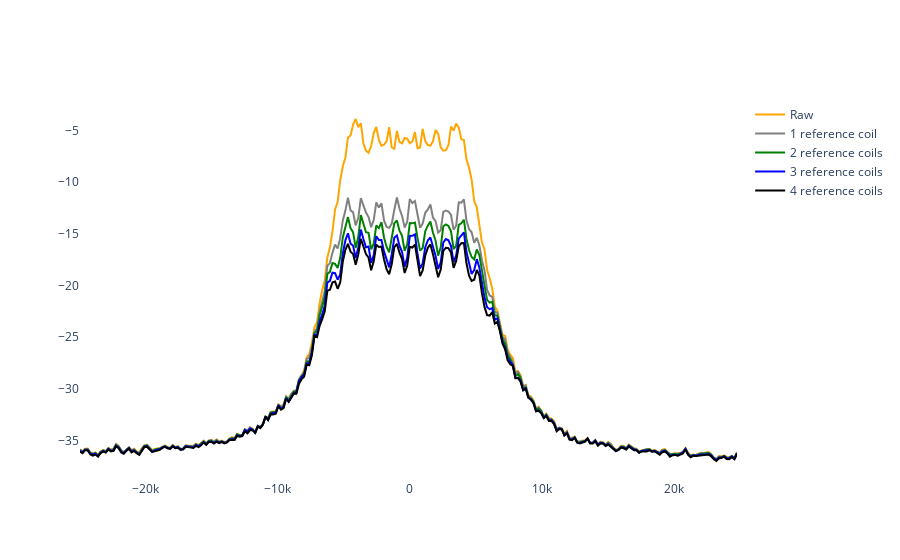

Notebook code cell kept with this figure:
### Markdown cell above
## Plot noise density (prescan)

### Code cell
from source.utils import compute_spectrogram
axis_pow, pow_raw = compute_spectrogram(data_raw[8:,:,:], acq_bandwidth)
axis_pow, pow_cor_1 = compute_spectrogram(data_cor_1, acq_bandwidth)
axis_pow, pow_cor_2 = compute_spectrogram(data_cor_2, acq_bandwidth)
axis_pow, pow_cor_3 = compute_spectrogram(data_cor_3, acq_bandwidth)
axis_pow, pow_cor_4 = compute_spectrogram(data_cor_4, acq_bandwidth)

# average noise in 10 kHz bandwidth
sel_passband = np.abs(axis_pow) < 5e3
sel_stopband = np.abs(axis_pow) > 15e3
avg_pow_raw = 10 * np.log10(np.mean(pow_raw[0, sel_passband]))
print("Average raw = {} dB".format(avg_pow_raw))
avg_pow_floor = 10 * np.log10(np.mean(pow_raw[0, sel_stopband]))
print("Average baseline = {} dB".format(avg_pow_floor))
avg_pow_1ch = 10 * np.log10(np.mean(pow_cor_1[0, sel_passband]))
print("Average 1 channel = {} dB".format(avg_pow_1ch))
avg_pow_2ch = 10 * np.log10(np.mean(pow_cor_2[0, sel_passband]))
print("Average 2 channel = {} dB".format(avg_pow_2ch))
avg_pow_3ch = 10 * np.log10(np.mean(pow_cor_3[0, sel_passband]))
print("Average 2 channel = {} dB".format(avg_pow_3ch))
avg_pow_4ch = 10 * np.log10(np.mean(pow_cor_4[0, sel_passband]))
print("Average 2 channel = {} dB".format(avg_pow_4ch))

# Interactive plot
fig = go.Figure()
fig.update_layout(plot_bgcolor="white")
line_style = {'color': 'orange', 'width': 2}
fig.add_trace(go.Scatter(x=axis_pow, y=10 * np.log10(pow_raw[0, :]), line=line_style, name='Raw'))
line_style = {'color': 'gray', 'width': 2}
fig.add_trace(go.Scatter(x=axis_pow, y=10 * np.log10(pow_cor_1[0, :]), line=line_style, name='1 reference coil'))
line_style = {'color': 'green', 'width': 2}
fig.add_trace(go.Scatter(x=axis_pow, y=10 * np.log10(pow_cor_2[0, :]), line=line_style, name='2 reference coils'))
line_style = {'color': 'blue', 'width': 2}
fig.add_trace(go.Scatter(x=axis_pow, y=10 * np.log10(pow_cor_3[0, :]), line=line_style, name='3 reference coils'))
line_style = {'color': 'black', 'width': 2}
fig.add_trace(go.Scatter(x=axis_pow, y=10 * np.log10(pow_cor_4[0, :]), line=line_style, name='4 reference coils'))
fig.show()

### Figure 1 — Plotly figure (JSON) as saved in the notebook; plotly's stock layout.template omitted (floating-point values rounded to 4 significant figures; data arrays with more than 128 entries replaced by an {"elided": "..."} marker saying what was removed)
{"data": [{"line": {"color": "orange", "width": 2}, "name": "Raw", "type": "scatter", "x": {"elided": "256 float values"}, "y": {"elided": "256 float values"}}, {"line": {"color": "gray", "width": 2}, "name": "1 reference coil", "type": "scatter", "x": {"elided": "256 float values"}, "y": {"elided": "256 float values"}}, {"line": {"color": "green", "width": 2}, "name": "2 reference coils", "type": "scatter", "x": {"elided": "256 float values"}, "y": {"elided": "256 float values"}}, {"line": {"color": "blue", "width": 2}, "name": "3 reference coils", "type": "scatter", "x": {"elided": "256 float values"}, "y": {"elided": "256 float values"}}, {"line": {"color": "black", "width": 2}, "name": "4 reference coils", "type": "scatter", "x": {"elided": "256 float values"}, "y": {"elided": "256 float values"}}], "layout": {"plot_bgcolor": "white"}}
